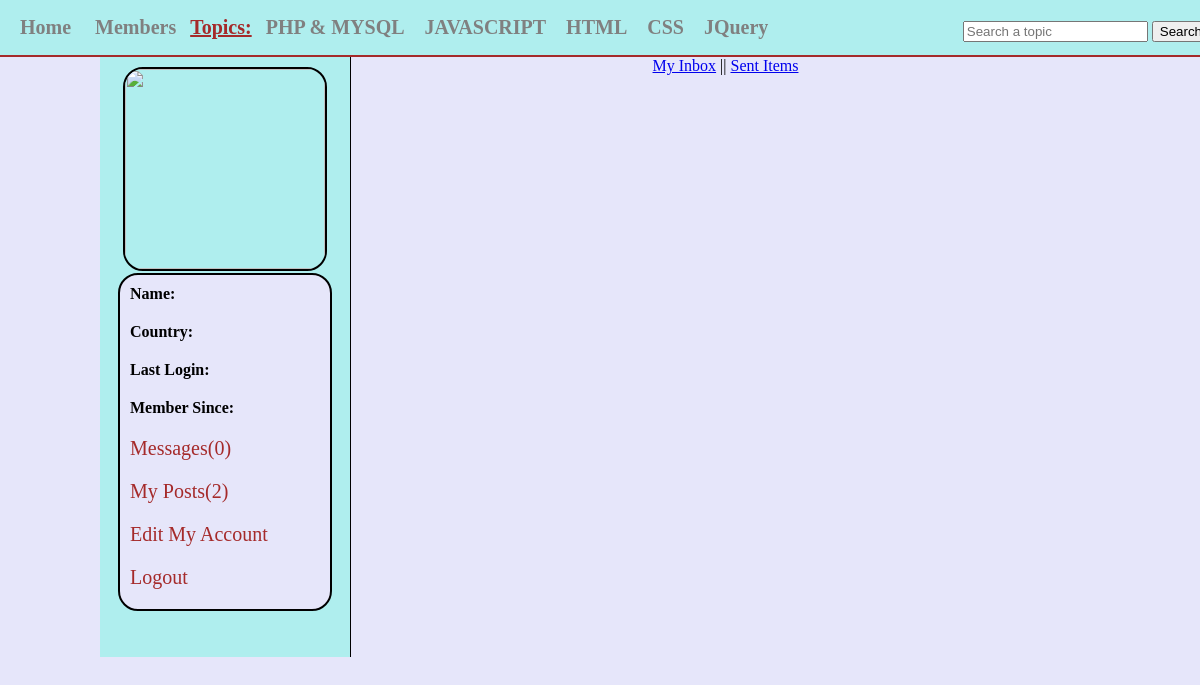
Page /my_messages.php on the committed database.
### tables this page shows
CREATE TABLE `topics` (
  `topic_id` int(11) NOT NULL,
  `topic_name` varchar(20) NOT NULL
);

### my_messages.php (the view, shortened to what this page needs)
<!DOCTYPE html>
<html>
<head>
    <link rel="stylesheet" href="styles/home_style.css" media="all" />
</head>
<body>
    <div class="container">
        <div id="head_wrap">
            <div id="header">
                <ul id="menu">
                    <li><a href="home.php">Home</a></li>
                    <li><a href="members.php">Members</a></li>
                    <strong>Topics:</strong>
                    <?php
                    $get_topics = "select * from topics";
                    $run_topics = mysqli_query($con, $get_topics);
                    while ($row = mysqli_fetch_array($run_topics)) {
                        $topic_id = $row['topic_id'];
                        $topic_name = $row['topic_name'];
                        echo "<li><a href='topic.php?topic=$topic_id'>$topic_name</a></li>";
                    }
                    ?>
                </ul>
                <form method="get" action="result.php" id="form1">
                    <input type="text" name="user_query" placeholder="Search a topic" />
                    <input type="Submit" name="search" value="Search" />
                </form>
            </div>
        </div>
        <div class="content">
            <div id="user_timeline">
                <div id="user_details">
                    <?php
                    $user = $_SESSION['user_email'];
                    $get_user = "select * from users where user_email='$user'";
                    $run_user = mysqli_query($con, $get_user);
                    $row = mysqli_fetch_array($run_user);
                    $user_id = $row['user_id'];
                    $user_name = $row['user_name'];
                    $user_country = $row['user_country'];
                    $user_image = $row['user_image'];
                    $user_reg_date = $row['user_reg_date'];
                    $last_last_login = $row['last_last_login'];
                    $user_posts = "select * from posts where user_id='$user_id'";
                    $run_posts = mysqli_query($con, $user_posts);
                    $posts = mysqli_num_rows($run_posts);
                    $sel_msg = "select * from messages where receiver='$user_id' AND status='unread' ORDER by 1 DESC";
                    $run_msg = mysqli_query($con, $sel_msg);
                    $count_msg = mysqli_num_rows($run_msg);
                    echo "<center>
                    <img src='users/$user_image' width='200' height='200'/></center>
                    <div id='user_mention'>
                    <p><strong>Name:</strong>$user_name</p>
                    <p><strong>Country:</strong>$user_country</p>
                    <p><strong>Last Login:</strong>$last_last_login</p>
                    <p><strong>Member Since:</strong>$user_reg_date</p>
                    <p><a href='my_messages.php?inbox&u_id=$user_id'>Messages($count_msg)</a></p>
                    <p><a href='my_posts.php?u_id=$user_id'>My Posts($posts)</a></p>
                    <p><a href='edit_profile.php?u_id=$user_id'>Edit My Account</a></p>
                    <p><a href='logout.php'>Logout</a></p>
                    </div>
                    ";
                    ?>
                </div>
            </div>
            <div id="msg">
                <p align="center">
                    <a href="my_messages.php?inbox">My Inbox</a> ||
                    <a href="my_messages.php?sent">Sent Items</a>
                </p>
            </div>
        </div>
</body>
</html>

### styles/home_style.css (style rules this page uses)
html, body, div, span, applet, object, iframe, h1, h2, h3, h4, h5, h6, p, blockquote, pre, a, abbr, acronym, address, big, cite, code, del, dfn, em, img, ins, kbd, q, s, samp, small, strike, strong, sub, sup, tt, var, b, u, i, center, dl, dt, dd, ol, ul, li, fieldset, form, label, legend, table, caption, tbody, tfoot, thead, tr, th, td, article, aside, canvas, details, embed, figure, figcaption, footer, header, hgroup, menu, nav, output, ruby, section, summary, time, mark, audio, video { margin: 0; padding: 0; border: 0; }
body { background-color: #E6E6FA; }
.container { margin: 0; padding: 0; background: #E6E6FA; }
#head_wrap { width: 100%; height: 35px; margin: 0 auto; border-bottom: 2px solid brown; padding: 10px; background: #AFEEEE; }
#header { margin: 0 auto; width: 1200px; height: 100px; }
#menu { line-height: 35px; padding: 0; margin: 0; float: left; }
#menu li { display: inline; list-style: none; }
#menu a { margin: 5px; padding: 5px; text-decoration: none; color: gray; font-size: 20px; font-weight: bold; }
#menu strong { font-size: 20px; text-decoration: underline; color: brown; }
#form1 { float: right; line-height: 35px; padding-top: 3px; }
.content { width: 1000px; margin: 0 auto; }
#user_timeline { background: #AFEEEE; width: 250px; float: left; height: 600px; border-right: 1px solid black; }
#user_details { padding: 10px; }
#user_details img { border: 2px solid black; border-radius: 20px; }
#user_details p { margin-bottom: 10px; padding: 5px; }
#user_details a { color: brown; font-size: 20px; text-decoration: none; }
#user_mention { background: #E6E6FA; border: 2px solid black; border-radius: 20px; width: 200px; margin: 0 auto; padding: 5px; }

### rows in the picture
topics: topic_name "PHP & MYSQL"
topics: topic_name "JAVASCRIPT"
topics: topic_name "HTML"
topics: topic_name "CSS"
topics: topic_name "JQuery"

### other values in the picture
$count_msg "0"
$posts "2"
